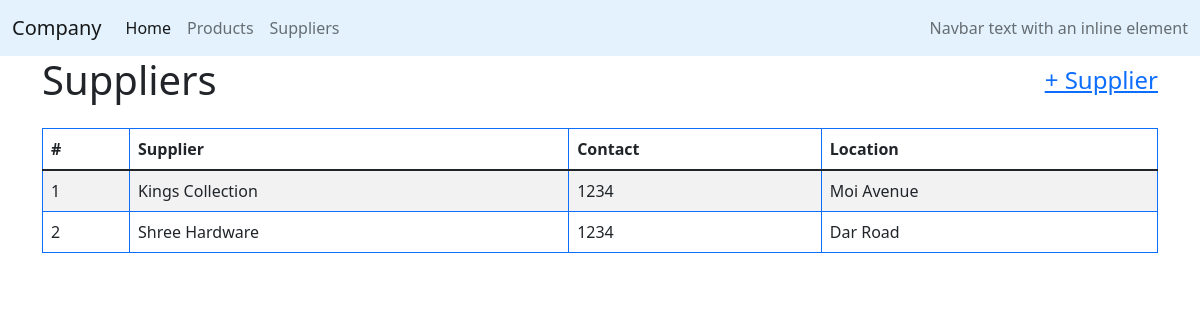
The app's page /company/suppliers, older data.
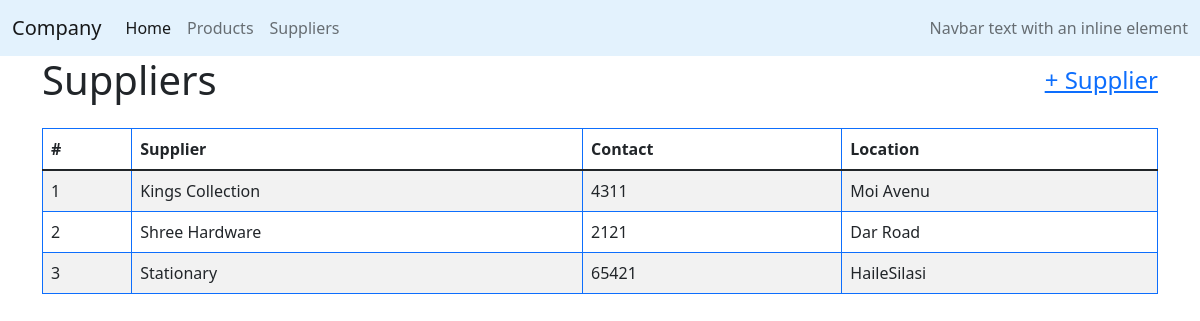
The same page, newer data.
### company/models.py (models this page shows, shortened)
class Company(PolymorphicModel):
    id = models.BigAutoField(primary_key=True)
    nameS = models.CharField(max_length=64)

class Supplier(Company):
    address = models.IntegerField()
    email = models.CharField(max_length=64, default=0)
    contact = models.IntegerField()
    zone = models.IntegerField()
    location = models.CharField(max_length=64)

class Company(PolymorphicModel):
    id = models.BigAutoField(primary_key=True)
    nameS = models.CharField(max_length=64)

### company/views.py (the view)
# urls.py: path('suppliers', views.suppliers, name='suppliers'),
def suppliers(request):
    suppliers = Supplier.objects.all()
    return render(request, "company/suppliers.html",{
        "suppliers" : suppliers
    })

### company/templates/company/suppliers.html (shortened to what this page needs)
{% extends "company/layout.html"%}
{% block body %}
<div class="container">
    <div class="d-flex justify-content-between mr-2">
        <h1>Suppliers</h1>
        <h4 class="align-self-center" >
          <a href="{% url 'company:supplierForm' %}">+ Supplier </a>
        </h4>
    </div>
    <div class="rounded mt-2 pt-2">
      <table class="table table-striped table-hover table-bordered border-primary pt-2">
          <thead>
            <tr>
              <th scope="col">#</th>
              <th scope="col">Supplier</th>
              <th scope="col">Contact</th>
              <th scope="col">Location</th>
            </tr>
          </thead>
          <tbody id="supplierTable">
              {%for supplier in suppliers %}
              <tr id="{{supplier.id}}">
                  <td scope="row" class="rowCounter"></td>
                  <td>{{supplier.nameS}}</td>
                  <td>{{supplier.contact}}</td>
                  <td>{{supplier.location}}</td>
              </tr>
              {%endfor%}
          </tbody>
        </table>
    </div>
</div>
{%endblock%}
{% load static %}

Row changes from the older to the newer data that the page shows:
changed Supplier "Kings Collection": contact "1234" → "4311"; location "Moi Avenue" → "Moi Avenu"
changed Supplier "Dar Road": contact "1234" → "2121"
added Supplier: nameS "Stationary", contact "65421", location "HaileSilasi"
